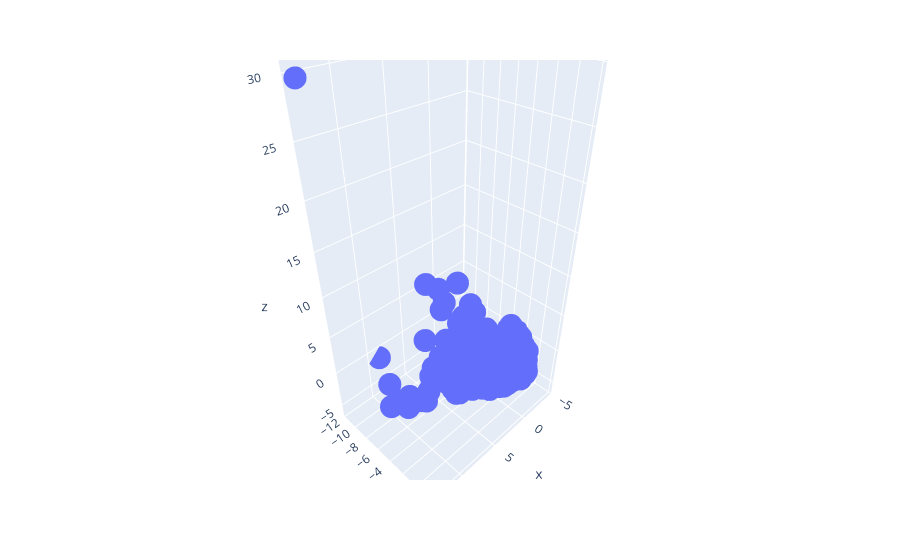

Here is the notebook cell this chart was saved with:
### Markdown cell above
## Plotting the data

### Code cell
import plotly.express as px
import plotly.io as pio

# Set the default renderer to 'vscode'
pio.renderers.default = "vscode"

# Now create and show the figure
fig = px.scatter_3d(x=X_reduced[:, 0], y=X_reduced[:, 1], z=X_reduced[:, 2])
fig.show()

### Figure 1 — Plotly figure (JSON) as saved in the notebook; plotly's stock layout.template omitted (floating-point values rounded to 4 significant figures; data arrays with more than 128 entries replaced by an {"elided": "..."} marker saying what was removed)
{"data": [{"hovertemplate": "x=%{x}<br>y=%{y}<br>z=%{z}<extra></extra>", "legendgroup": "", "marker": {"color": "#636efa", "symbol": "circle"}, "mode": "markers", "name": "", "scene": "scene", "showlegend": false, "type": "scatter3d", "x": {"elided": "4253 float values"}, "y": {"elided": "4253 float values"}, "z": {"elided": "4253 float values"}}], "layout": {"legend": {"tracegroupgap": 0}, "margin": {"t": 60}, "scene": {"domain": {"x": [0, 1], "y": [0, 1]}, "xaxis": {"title": {"text": "x"}}, "yaxis": {"title": {"text": "y"}}, "zaxis": {"title": {"text": "z"}}}}}
